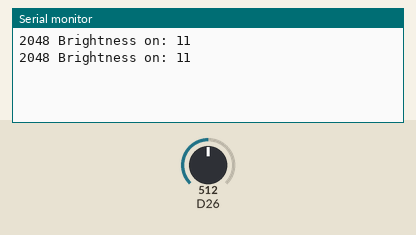
This sketch was run on a simulated Arduino Zero (SAMD21). On the bench: the last lines printed to the serial monitor. The test bench sets the inputs (shaded band); at power-on: D26 = 512 (analog values on the 0–1023 scale).

Above: at 1.8 s.
1.9 s: D26 set to 716
At 2.4 s:
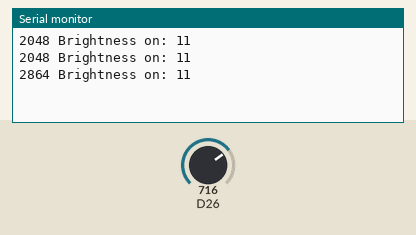
3.4 s: D26 set to 900
At 4.8 s:
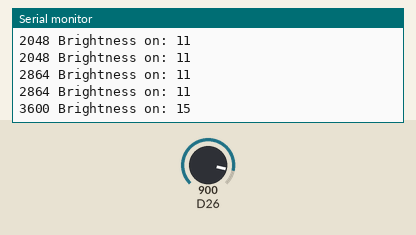
Timing chart, 0 to 6.4 s (numbered marks = the images above; inputs shaded):
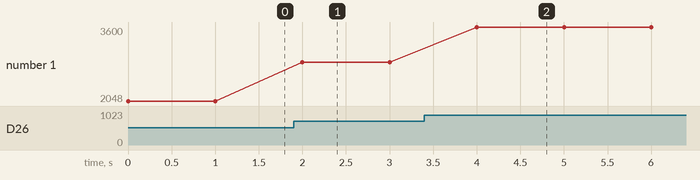

The sketch:

TestLDR.ino
```cpp
int LDR;
const int LDRSensor = 12;
const int res = 12;

void Brightness () {
  analogReadResolution(res);
  LDR = analogRead(LDRSensor);

    if (LDR <= 1023) {
        Serial2.println("b , 3");
        Serial.print(LDR);
        Serial.print(" ");
        Serial.println("Brightness on: 3");
        }
        else if ((LDR > 1023) && (LDR <=2047)) {
        Serial2.println("b , 7");
        Serial.print(LDR);
        Serial.print(" ");
        Serial.println("Brightness on: 7");
        }
        else if ((LDR > 2047) && (LDR <=3071)) {
        Serial2.println("b , 11");
        Serial.print(LDR);
        Serial.print(" ");
        Serial.println("Brightness on: 11");
        }
        else {
        Serial2.println("b , 15");
        Serial.print(LDR);
        Serial.print(" ");
        Serial.println("Brightness on: 15");
        }
    }

void setup() {
Serial.begin(115200);
}

void loop() {
  Brightness();
  delay(1000);
}
```

Measured:
- after the input at 1.9 s, the serial monitor: prints a new line after 0.10 s (image 1)
- after the input at 3.4 s, the serial monitor: prints a new line after 0.60 s (image 2)
- plotted number 1: 2048 → 2864 after the input at 1.9 s, 2864 → 3600 after the input at 3.4 s
